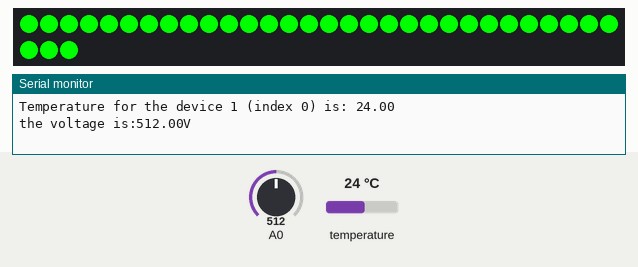
Recording of a sketch running on a simulated Arduino Uno, built with avr-gcc and run on an emulated ATmega328P. Parts: 33 RGB LEDs in strip order, left to right, continuing on the next row, the last lines printed to the serial monitor. The test bench sets the inputs (shaded band); at power-on: A0 = 512, temperature 24 °C.

Above: at 1.5 s.
1.6 s: A0 set to 605
4.8 s: A0 set to 633
6.3 s: temperature set to 41 °C
At 7.3 s:
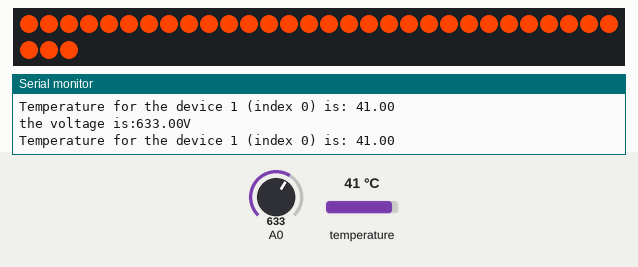
7.9 s: temperature set to 2 °C
Timing chart, 0 to 10.9 s (numbered marks = the images above; inputs shaded):
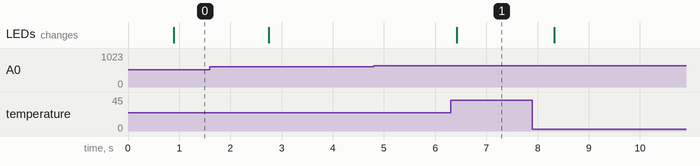

Measured:
- after the input at 6.3 s, the LEDs: change after 0.12 s (image 1)

The sketch:

BMS.ino
```cpp
#include <OneWire.h>
#include <DallasTemperature.h>
#include <FastLED.h>
#define ONE_WIRE_BUS 3
#define LED_PIN     2
#define NUM_LEDS    33
CRGB leds[NUM_LEDS];
OneWire oneWire(ONE_WIRE_BUS);
DallasTemperature sensors(&oneWire);
float data;
int a = 0;
int b = 0;
void setup() {
  Serial.begin(9600);
  sensors.begin();
  FastLED.addLeds<WS2812, LED_PIN, GRB>(leds, NUM_LEDS);
}

void loop() {
  sensors.requestTemperatures(); // Aquire temperature
  float Temp=sensors.getTempCByIndex(0);
  Serial.print("Temperature for the device 1 (index 0) is: ");
  Serial.println(sensors.getTempCByIndex(0));
  delay(50);
  if (Temp>=37){
    for (int i = 0; i <= 32; i++) {
      leds[i] = CRGB ( 255, 69, 0);
    }
    FastLED.show();
    delay(50);
  }
  data = analogRead(A0);
  Serial.print("the voltage is:");
  Serial.print(data);
  Serial.println("V");
  delay(50);
  if (data<=657&&data>622){
    a=a+1;
  }
  if (data<=622&&data>100){
    b=b+1;
  }
  if (a<3&&b<3&&Temp<37){
    for (int i = 0; i <= 32; i++) {
      leds[i] = CRGB ( 0, 255, 0);
    }
    FastLED.show();
    delay(50);
  }
  if (a>=3&&b<3&&Temp<37){
    for (int i = 0; i <= 32; i++) {
      leds[i] = CRGB ( 255, 255, 0);
    }
    FastLED.show();
    delay(50);
  }
  if(b>=3&&Temp<37){
    for (int i = 0; i <= 32; i++) {
      leds[i] = CRGB ( 255, 0, 0);
    }
    FastLED.show();
    delay(50);
  }

}
```
